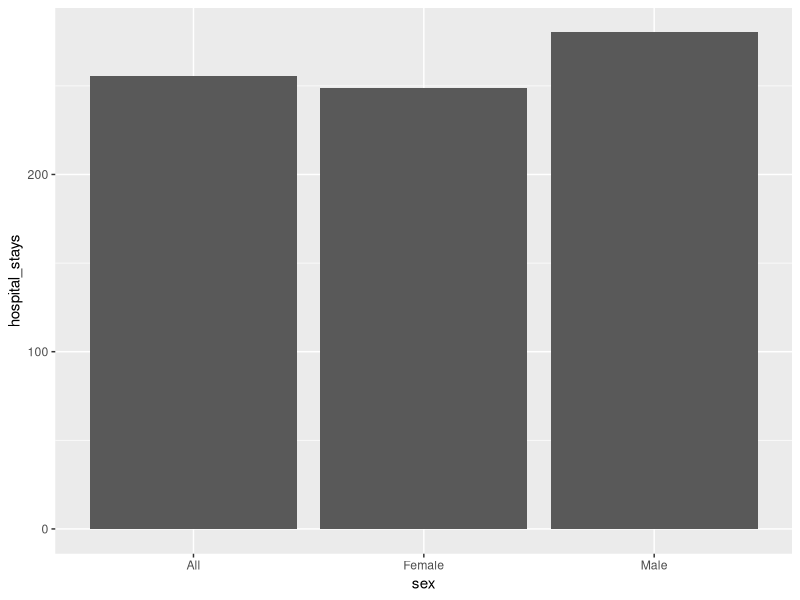
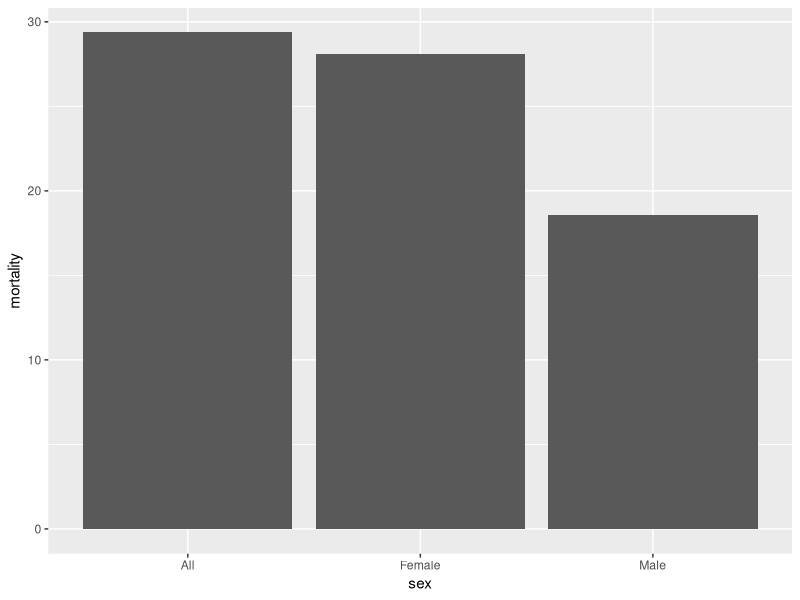
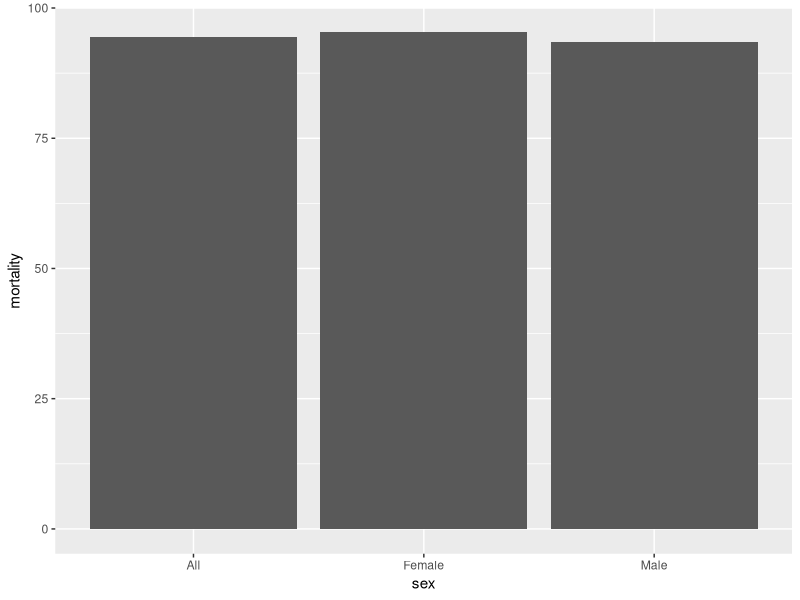
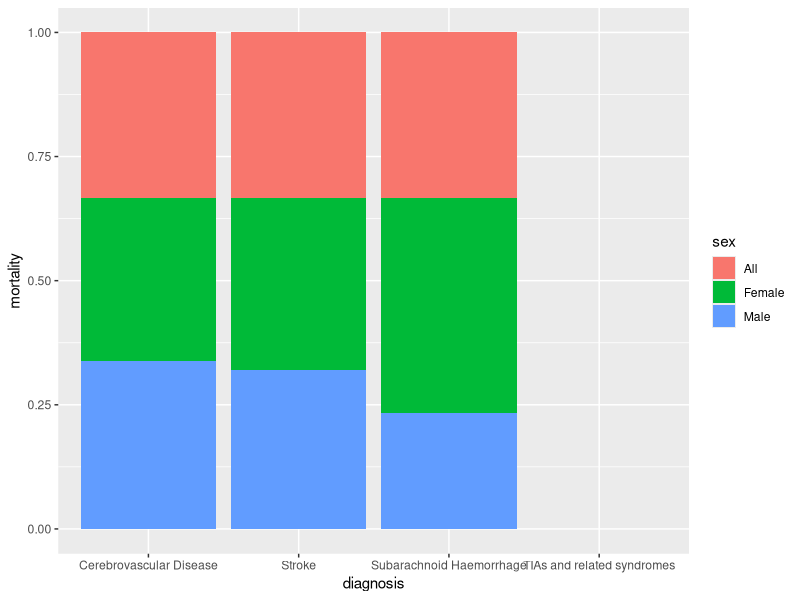
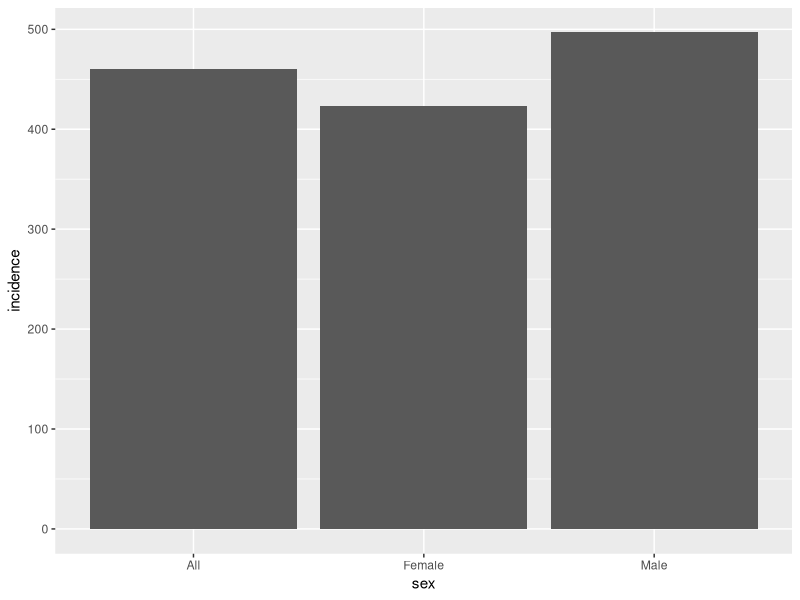
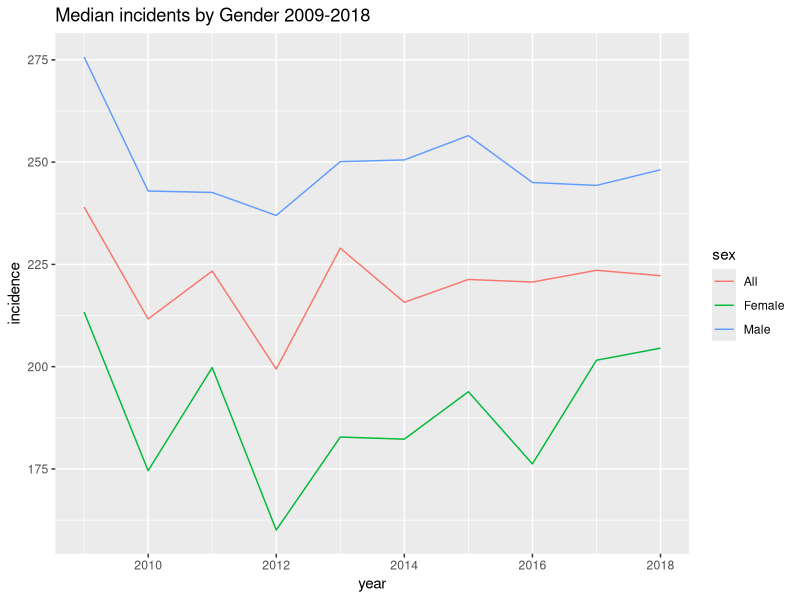
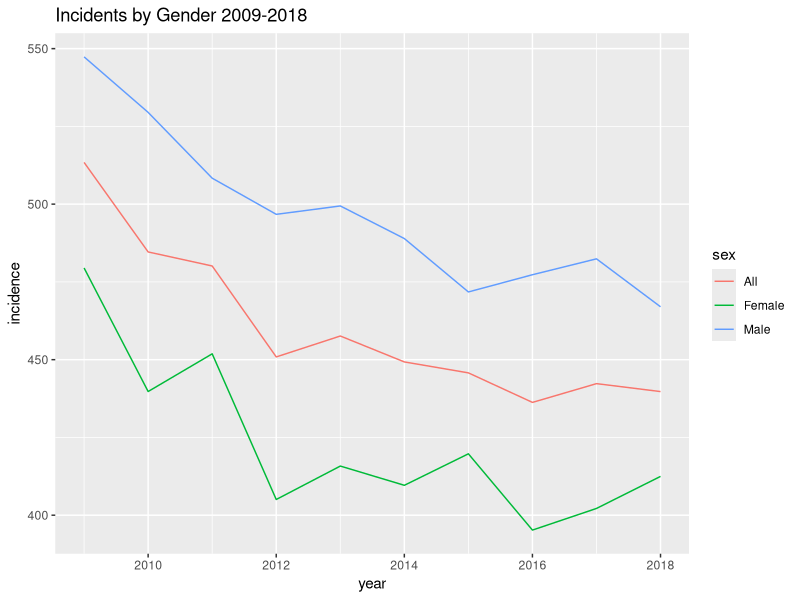
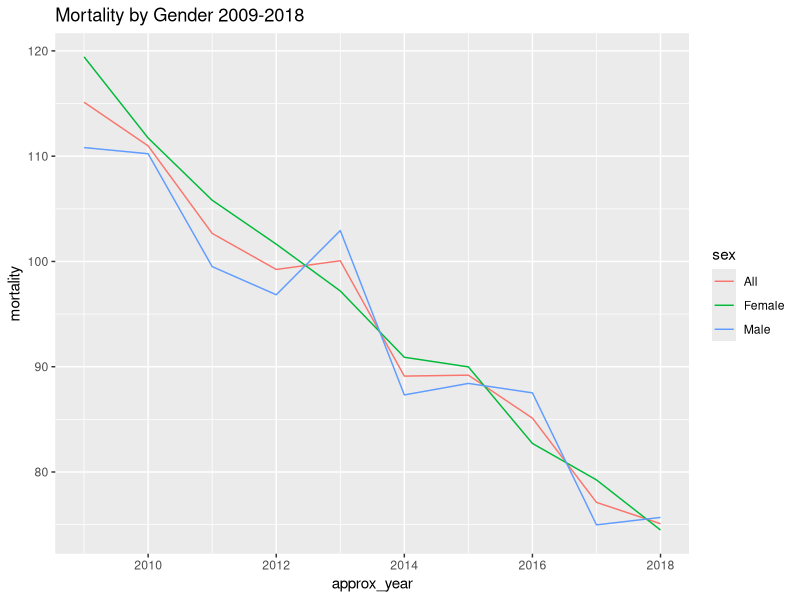

The R script that drew these images, in order:
## ---- chunk 1
library(tidyverse)
## ---- chunk 2
council_strokesbyca <- read_csv("../../data/clean_data/strokes_byca.csv",
                                col_types = cols(hospitalstays = col_double(),
                                            crude_rate_stays = col_double()))
healthboard_strokesbyhb <- read_csv("../../data/clean_data/strokes_byhb.csv",
                                col_types = cols(hospitalstays = col_double(),
                                            crude_rate_stays = col_double()))

incidence_by_hb <- read_csv("../../data/clean_data/incidence_byhb.csv")
## ---- chunk 3
council_strokesbyca %>% 
  group_by(sex) %>% 
  summarise(hospital_stays = mean(crude_rate_stays, na.rm = TRUE)) %>% 
  ggplot() +
  aes(x = sex, y = hospital_stays) +
  geom_col()
## ---- chunk 4
council_strokesbyca %>% 
  group_by(sex) %>% 
  summarise(mortality = mean(crude_rate_mortality, na.rm = TRUE)) %>% 
  ggplot() +
  aes(x = sex, y = mortality) +
  geom_col()
## ---- chunk 5
council_strokesbyca %>% 
  group_by(sex) %>% 
  summarise(mortality = mean(easr_mortality, na.rm = TRUE)) %>% 
  ggplot() +
  aes(x = sex, y = mortality) +
  geom_col()
## ---- chunk 6
council_strokesbyca %>% 
  group_by(sex, diagnosis) %>%
  summarise(mortality = mean(easr_mortality, na.rm = TRUE)) %>% 
  ggplot() +
    aes(x = diagnosis, y = mortality, group = sex, fill = sex) +
  geom_col(position = "fill")
## ---- chunk 7
incidence_by_hb %>% 
  group_by(sex) %>% 
  summarise(incidence = mean(easr, na.rm = TRUE)) %>% 
  ggplot() +
  aes(x = sex, y = incidence) +
  geom_col()
## ---- chunk 8
incidence_by_hb %>% 
  group_by(sex, year) %>% 
  summarise(incidence = median(easr, na.rm = TRUE)) %>% 
  ggplot() +
  aes(x = year, y = incidence, group = sex, col = sex) +
  geom_line() +
  labs(
    title = "Median incidents by Gender 2009-2018"
  )
## ---- chunk 9
incidence_by_hb %>% 
  group_by(sex, year) %>% 
  summarise(incidence = mean(easr, na.rm = TRUE)) %>% 
  ggplot() +
  aes(x = year, y = incidence, group = sex, col = sex) +
  geom_line() +
  labs(
    title = "Incidents by Gender 2009-2018"
  )
## ---- chunk 10
council_strokesbyca %>% 
  group_by(sex, approx_year) %>% 
  summarise(mortality = mean(easr_mortality, na.rm = TRUE)) %>% 
  ggplot() +
  aes(x = approx_year, y = mortality, group = sex, col = sex) +
  geom_line() +
  labs(
    title = "Mortality by Gender 2009-2018"
  )
## ---- chunk 11
council_strokesbyca %>% 
  group_by(age_group) %>% 
  summarise(hospital_stays = mean(crude_rate_stays, na.rm = TRUE)) %>% 
  ggplot() +
  aes(x = age_group, y = hospital_stays) +
  geom_col()
## ---- chunk 12
council_strokesbyca %>% 
  group_by(age_group) %>% 
  summarise(mortality = mean(easr_mortality, na.rm = TRUE)) %>% 
  ggplot() +
  aes(x = age_group, y = mortality) +
  geom_col()
## ---- chunk 13
council_strokesbyca %>% 
  group_by(age_group, approx_year) %>% 
  summarise(hospital_stays = mean(crude_rate_stays, na.rm = TRUE)) %>% 
  ggplot() +
  aes(x = approx_year, y = hospital_stays, group = age_group, col = age_group) +
  geom_line()
## ---- chunk 14
council_strokesbyca %>% 
  group_by(age_group, approx_year) %>% 
  summarise(mortality = mean(easr_mortality, na.rm = TRUE)) %>% 
  ggplot() +
  aes(x = approx_year, y = mortality, group = age_group, col = age_group) +
  geom_line()
## ---- chunk 15
council_strokesbyca %>% 
  group_by(age_group, diagnosis) %>%
  summarise(mortality = mean(easr_mortality, na.rm = TRUE)) %>% 
  ggplot() +
    aes(x = diagnosis, y = mortality, group = age_group, fill = age_group) +
  geom_col(position = "fill")
## ---- chunk 16
council_strokesbyca %>% 
  group_by(age_group, diagnosis) %>%
  summarise(mortality = mean(easr_mortality, na.rm = TRUE)) %>% 
  ggplot() +
    aes(x = age_group, y = mortality, group = diagnosis, fill = diagnosis) +
  geom_col(position = "fill") +
  theme(axis.text.x = element_text(angle = 90, vjust = 0.5, hjust=1)) +
  labs(
    title = "Proportion of diagnoses by age group"
  )
## ---- chunk 17
council_strokesbyca %>% 
  group_by(age_group, diagnosis) %>%
  summarise(discharges = mean(easr_discharge, na.rm = TRUE)) %>% 
  ggplot() +
    aes(x = age_group, y = discharges, group = diagnosis, fill = diagnosis) +
  geom_col(position = "fill") +
  theme(axis.text.x = element_text(angle = 90, vjust = 0.5, hjust=1)) +
  labs(
    title = "Proportion of discharges by diagnoses and age group"
  )
## ---- chunk 18
council_strokesbyca %>% 
  group_by(age_group, diagnosis) %>%
  summarise(discharges = mean(easr_discharge, na.rm = TRUE),
            mortality = mean(easr_mortality, na.rm = TRUE)) %>% 
  ggplot() +
    aes(x = age_group, y = mortality / discharges * 100, 
        group = diagnosis, fill = diagnosis) +
  geom_col(position = "dodge") +
  theme(axis.text.x = element_text(angle = 90, vjust = 0.5, hjust=1)) +
  labs(
    title = "Percentage of deaths by hospital discharges",
    subtitle = "shown by diagnoses and age group"
  )
## ---- chunk 19
council_strokesbyca %>% 
  filter(diagnosis == "Subarachnoid Haemorrhage") %>% 
  group_by(age_group, approx_year) %>% 
  summarise(mortality = mean(easr_mortality, na.rm = TRUE)) %>% 
  ggplot() +
  aes(x = approx_year, y = mortality, group = age_group, col = age_group) +
  geom_line()
## ---- chunk 20
council_strokesbyca %>% 
# filter year to remove high values from years prior to 2013 in order to make graph mor readable
  filter(age_group != "All" & age_group != "under75 years" & approx_year > 2013) %>% 
  group_by(age_group, approx_year, diagnosis) %>% 
  summarise(mortality = mean(easr_mortality, na.rm = TRUE)) %>% 
  ggplot() +
  aes(x = approx_year, y = mortality, group = diagnosis, col = diagnosis) +
  geom_line() +
  facet_wrap(~age_group)
## ---- chunk 21
incidence_by_hb %>% 
  group_by(age) %>% 
  summarise(incidence = mean(easr, na.rm = TRUE)) %>% 
  ggplot() +
  aes(x = age, y = incidence) +
  geom_col()
## ---- chunk 22
council_strokesbyca %>% 
  group_by(age_group, sex) %>% 
  summarise(stays = mean(crude_rate_stays, na.rm = TRUE)) %>% 
  ggplot() +
  aes(x = age_group, y = stays, group = sex, fill = sex) +
  geom_col(position = "dodge")
## ---- chunk 23
council_strokesbyca %>% 
  group_by(age_group, sex) %>% 
  summarise(mortality = mean(easr_mortality, na.rm = TRUE)) %>% 
  ggplot() +
  aes(x = age_group, y = mortality, group = sex, fill = sex) +
  geom_col(position = "dodge")
## ---- chunk 24
incidence_by_hb %>% 
  group_by(age, sex) %>% 
  summarise(incidence = mean(easr, na.rm = TRUE)) %>% 
  ggplot() +
  aes(x = age, y = incidence, group = sex, fill = sex) +
  geom_col(position = "dodge")
## ---- chunk 25
percent_table <- incidence_by_hb %>% 
  group_by(age, sex) %>% 
  summarise(incidence = mean(easr, na.rm = TRUE)) %>% 
  rename("age_group" = "age")

healthboard_strokesbyhb %>% 
  group_by(age_group, sex) %>% 
  summarise(mortality = mean(easr_mortality, na.rm = TRUE)) %>% 
  inner_join(percent_table) %>% 
  ggplot() +
  aes(x = age_group, y = mortality / incidence * 100, group = sex, fill = sex) +
  geom_col(position = "dodge")
## ---- chunk 26
council_strokesbyca %>% 
  group_by(sex, age_group, diagnosis) %>%
  summarise(mortality = mean(easr_mortality, na.rm = TRUE)) %>% 
  ggplot() +
    aes(x = age_group, y = mortality, group = diagnosis, fill = diagnosis) +
  geom_col(position = "fill") +
  facet_wrap(~sex) +
  theme(axis.text.x = element_text(angle = 90, vjust = 0.5, hjust=1))
## ---- chunk 27
healthboard_strokesbyhb %>% 
  group_by(healthboard_area_named) %>% 
  summarise(hospital_stays = mean(crude_rate_stays, na.rm = TRUE)) %>% 
  ggplot() +
  aes(x = reorder(healthboard_area_named, -hospital_stays), y = hospital_stays) +
  geom_col() +
  theme(axis.text.x = element_text(angle = 90, vjust = 0.5, hjust=1))
## ---- chunk 28
healthboard_strokesbyhb %>% 
  group_by(healthboard_area_named) %>% 
  summarise(mortality = mean(easr_mortality, na.rm = TRUE)) %>% 
  ggplot() +
  aes(x = reorder(healthboard_area_named, -mortality), y = mortality) +
  geom_col() +
  theme(axis.text.x = element_text(angle = 90, vjust = 0.5, hjust=1))
## ---- chunk 29
incidence_by_hb %>% 
  group_by(health_board) %>% 
  summarise(incidence = mean(easr, na.rm = TRUE)) %>% 
  ggplot(aes(x = reorder(health_board, -incidence), y = incidence)) +
  geom_col() +
  theme(axis.text.x = element_text(angle = 90, vjust = 0.5, hjust=1))
## ---- chunk 30
healthboard_table <- healthboard_strokesbyhb %>% 
  group_by(healthboard_area_named) %>% 
  summarise(hospital_stays = mean(crude_rate_stays, na.rm = TRUE),
            mortality = mean(easr_mortality, na.rm = TRUE)
  ) 

healthboard_table <- incidence_by_hb %>% 
  group_by(health_board) %>% 
  summarise(incidence = mean(easr, na.rm = TRUE)) %>%
  mutate(health_board = if_else(
    str_detect(health_board, "NHS"),
    str_sub(health_board, start = 5, end = -1),
    health_board
    )
  ) %>% 
  full_join(healthboard_table, by = c("health_board" = "healthboard_area_named"))
## ---- chunk 31
healthboard_table %>% 
  ggplot(aes(x = incidence, y = hospital_stays)) +
  geom_point() +
  geom_text(aes(label = health_board), hjust = -.2) +
  labs(
    title = "Comparing incidence rates and hospital visits by Health Board"
  )
## ---- chunk 32
healthboard_table %>% 
  ggplot(aes(x = incidence, y = mortality)) +
  geom_point() +
  geom_smooth(method = "lm", se = FALSE) +
  geom_text(aes(label = health_board), hjust = -.2) +
  labs(
    title = "Mortalities per incident by Health Board"
  )
## ---- chunk 33
# group = health_board, x = year, y = mortality
healthboard_strokesbyhb %>% 
  group_by(healthboard_area_named, approx_year) %>% 
  summarise(mortality = mean(easr_mortality, na.rm = TRUE)) %>% 
  ggplot() +
  aes(x = approx_year, y = mortality, group = healthboard_area_named, col = healthboard_area_named) +
  geom_line() +
  geom_point()
  
## ---- chunk 34
high_mortality_healthboard_2018 <- healthboard_strokesbyhb %>% 
  filter(approx_year == 2018) %>% 
  group_by(healthboard_area_named) %>% 
  summarise(mortality = mean(easr_mortality, na.rm = TRUE)) %>% 
  slice_max(mortality, n = 8) %>% 
  pull(healthboard_area_named)

low_mortality_healthboard_2018 <- healthboard_strokesbyhb %>%  
  filter(approx_year == 2018) %>% 
  group_by(healthboard_area_named) %>% 
  summarise(mortality = mean(easr_mortality, na.rm = TRUE)) %>% 
  slice_min(mortality, n = 9) %>% 
  pull(healthboard_area_named)
## ---- chunk 35
healthboard_strokesbyhb %>% 
  mutate(high_low = if_else(
    healthboard_area_named %in% high_mortality_healthboard_2018, "high", "low"
  )) %>% 
  group_by(high_low, approx_year) %>% 
  summarise(mortality = mean(easr_mortality, na.rm = TRUE)) %>% 
  ggplot() +
  aes(x = approx_year, y = mortality, group = high_low, col = high_low) +
  geom_line()
## ---- chunk 36
high_mortality_healthboard <- healthboard_strokesbyhb %>% 
  group_by(healthboard_area_named) %>% 
  summarise(mortality = mean(easr_mortality, na.rm = TRUE)) %>% 
  slice_max(mortality, n = 9) %>% 
  pull(healthboard_area_named)

low_mortality_healthboard <- healthboard_strokesbyhb %>% 
  group_by(healthboard_area_named) %>% 
  summarise(mortality = mean(easr_mortality, na.rm = TRUE)) %>% 
  slice_min(mortality, n = 8) %>% 
  pull(healthboard_area_named)
## ---- chunk 37
healthboard_strokesbyhb %>% 
  filter(healthboard_area_named %in% high_mortality_healthboard |
           healthboard_area_named %in% low_mortality_healthboard) %>% 
  mutate(high_low = if_else(
    healthboard_area_named %in% high_mortality_healthboard, "high", "low"
  )) %>% 
  group_by(high_low, approx_year) %>% 
  summarise(mortality = mean(easr_mortality, na.rm = TRUE)) %>% 
  ggplot() +
  aes(x = approx_year, y = mortality, group = high_low, col = high_low) +
  geom_line()
## ---- chunk 38
percent_table2 <- incidence_by_hb %>% 
  group_by(health_board, year) %>% 
  summarise(incidence = mean(easr, na.rm = TRUE)) %>% 
  rename("healthboard_area_named" = "health_board",
         "approx_year" = "year") %>% 
  mutate(healthboard_area_named = if_else(
    str_detect(healthboard_area_named, "NHS"),
    str_sub(healthboard_area_named, start = 5, end = -1),
    healthboard_area_named
    )
  )

healthboard_strokesbyhb %>% 
  group_by(healthboard_area_named, approx_year) %>% 
  summarise(mortality = mean(easr_mortality, na.rm = TRUE)) %>% 
  inner_join(percent_table2) %>% 
  mutate(percent_deathbyincident = mortality / incidence * 100) %>% 
  ggplot() +
  aes(x = approx_year, y = percent_deathbyincident, group = healthboard_area_named, col = healthboard_area_named) +
  geom_line() +
  geom_point()
  theme(axis.text.x = element_text(angle = 90, vjust = 0.5, hjust=1))
## ---- chunk 39
percent_table2 <- incidence_by_hb %>% 
  rename("healthboard_area_named" = "health_board",
         "approx_year" = "year") %>% 
  mutate(healthboard_area_named = if_else(
    str_detect(healthboard_area_named, "NHS"),
    str_sub(healthboard_area_named, start = 5, end = -1),
    healthboard_area_named
    )
  ) %>% 
  mutate(high_low = if_else(
    healthboard_area_named %in% high_mortality_healthboard, "high", "low"
  )) %>% 
  group_by(high_low, approx_year) %>% 
  summarise(incidence = mean(easr, na.rm = TRUE))


healthboard_strokesbyhb %>% 
  mutate(high_low = if_else(
    healthboard_area_named %in% high_mortality_healthboard, "high", "low"
  )) %>% 
  group_by(high_low, approx_year) %>% 
  summarise(mortality = mean(easr_mortality, na.rm = TRUE)) %>% 
  inner_join(percent_table2) %>% 
  group_by(high_low, approx_year) %>% 
  mutate(percent_deathbyincident = mortality / incidence * 100) %>% 
  ggplot() +
  aes(x = approx_year, y = percent_deathbyincident, group = high_low, col = high_low) +
  geom_line() +
  geom_point()
  theme(axis.text.x = element_text(angle = 90, vjust = 0.5, hjust=1))
## ---- chunk 40
healthboard_strokesbyhb %>% 
  group_by(healthboard_area_named, diagnosis) %>%
  summarise(mortality = mean(easr_mortality, na.rm = TRUE)) %>% 
  ggplot() +
    aes(x = healthboard_area_named, y = mortality, group = diagnosis, fill = diagnosis) +
  geom_col(position = "fill") +
  theme(axis.text.x = element_text(angle = 90, vjust = 0.5, hjust=1))
## ---- chunk 41
council_strokesbyca %>% 
  group_by(council_area_named) %>% 
  summarise(hospital_stays = mean(crude_rate_stays, na.rm = TRUE)) %>% 
  ggplot() +
  aes(x = reorder(council_area_named, -hospital_stays), y = hospital_stays) +
  geom_col() +
  theme(axis.text.x = element_text(angle = 90, vjust = 0.5, hjust=1))
## ---- chunk 42
council_strokesbyca %>% 
  group_by(council_area_named) %>% 
  summarise(mortality = mean(easr_mortality, na.rm = TRUE)) %>% 
  ggplot() +
  aes(x = reorder(council_area_named, -mortality), y = mortality) +
  geom_col() +
  theme(axis.text.x = element_text(angle = 90, vjust = 0.5, hjust=1))
## ---- chunk 43
high_mortality_council <- council_strokesbyca %>% 
  group_by(council_area_named) %>% 
  summarise(mortality = mean(easr_mortality, na.rm = TRUE)) %>% 
  slice_max(mortality, n = 10) %>% 
  pull(council_area_named)

low_mortality_council <- council_strokesbyca %>% 
  group_by(council_area_named) %>% 
  summarise(mortality = mean(easr_mortality, na.rm = TRUE)) %>% 
  slice_min(mortality, n = 10) %>% 
  pull(council_area_named)
## ---- chunk 44
council_strokesbyca %>% 
  filter(council_area_named %in% high_mortality_council |
           council_area_named %in% low_mortality_council) %>% 
  mutate(high_low = if_else(
    council_area_named %in% high_mortality_council, "high", "low"
  )) %>% 
  group_by(high_low, approx_year) %>% 
  summarise(mortality = mean(easr_mortality, na.rm = TRUE)) %>% 
  ggplot() +
  aes(x = approx_year, y = mortality, group = high_low, col = high_low) +
  geom_line()
## ---- chunk 45
high_mortality_council_2018 <- council_strokesbyca %>% 
  filter(approx_year == 2018) %>% 
  group_by(council_area_named) %>% 
  summarise(mortality = mean(easr_mortality, na.rm = TRUE)) %>% 
  slice_max(mortality, n = 10) %>% 
  pull(council_area_named)

low_mortality_council_2018 <- council_strokesbyca %>%  
  filter(approx_year == 2018) %>% 
  group_by(council_area_named) %>% 
  summarise(mortality = mean(easr_mortality, na.rm = TRUE)) %>% 
  slice_min(mortality, n = 10) %>% 
  pull(council_area_named)
## ---- chunk 46
council_strokesbyca %>% 
  filter(council_area_named %in% high_mortality_council_2018 |
           council_area_named %in% low_mortality_council_2018) %>% 
  mutate(high_low = if_else(
    council_area_named %in% high_mortality_council_2018, "high", "low"
  )) %>% 
  group_by(high_low, approx_year) %>% 
  summarise(mortality = mean(easr_mortality, na.rm = TRUE)) %>% 
  ggplot() +
  aes(x = approx_year, y = mortality, group = high_low, col = high_low) +
  geom_line() +
  labs(
    title = "Adjusted mortality rates by council",
    subtitle = "Mortality rates for the 10 highest and lowest adjusted mortality rates from stroke in 2018 using mean"
  )
## ---- chunk 47
council_strokesbyca %>% 
  group_by(council_area_named, approx_year) %>% 
  summarise(mortality = mean(easr_mortality, na.rm = TRUE)) %>% 
  ggplot() +
  aes(x = approx_year, y = mortality, group = council_area_named, col = council_area_named) +
  geom_line()
## ---- chunk 48
high_mortality_council_2018_median <- council_strokesbyca %>% 
  filter(approx_year == 2018) %>% 
  group_by(council_area_named) %>% 
  summarise(mortality = median(easr_mortality, na.rm = TRUE)) %>% 
  slice_max(mortality, n = 10) %>% 
  pull(council_area_named)

low_mortality_council_2018_median <- council_strokesbyca %>%  
  filter(approx_year == 2018) %>% 
  group_by(council_area_named) %>% 
  summarise(mortality = median(easr_mortality, na.rm = TRUE)) %>% 
  slice_min(mortality, n = 10) %>% 
  pull(council_area_named)
## ---- chunk 49
council_strokesbyca %>% 
  filter(council_area_named %in% high_mortality_council_2018_median |
           council_area_named %in% low_mortality_council_2018_median) %>% 
  mutate(high_low = if_else(
    council_area_named %in% high_mortality_council_2018_median, "high", "low"
  )) %>% 
  group_by(high_low, approx_year) %>% 
  summarise(mortality = median(easr_mortality, na.rm = TRUE)) %>% 
  ggplot() +
  aes(x = approx_year, y = mortality, group = high_low, col = high_low) +
  geom_line() +
  labs(
    title = "Adjusted mortality rates by council",
    subtitle = "Mortality rates for the 10 highest and lowest adjusted mortality rates from stroke in 2018 using median"
  )
